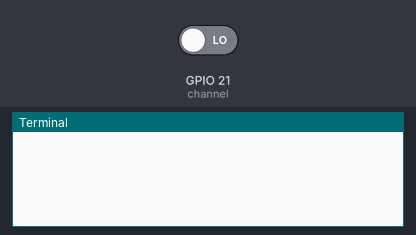
Simulated run of this program. Board: Raspberry Pi (BCM pin numbers). Shown: the last lines printed to the terminal. The inputs (shaded band) are chosen by the test bench; at power-on: GPIO 21 (channel) LOW.

Above: at 1.2 s.
1.3 s: GPIO 21 (channel) driven HIGH
At 2.5 s:
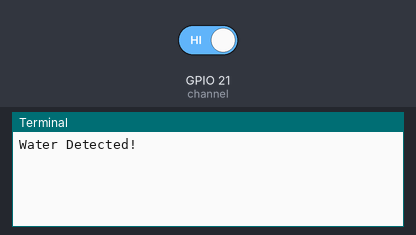
2.8 s: GPIO 21 (channel) driven LOW
At 3.8 s:
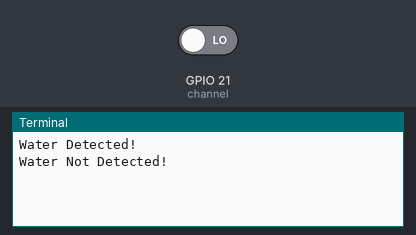

Measured:
- after the input at 1.3 s, the terminal: prints a new line at once (image 1)
- after the input at 2.8 s, the terminal: prints a new line at once (image 2)

The program:

soil.py
```python
#!/usr/bin/python
import RPi.GPIO as GPIO
import time

#GPIO SETUP
channel = 21
GPIO.setmode(GPIO.BCM)
GPIO.setup(channel, GPIO.IN)

def callback(channel):
    if GPIO.input(channel):
        print "Water Detected!"
    else:
        print "Water Not Detected!"

GPIO.add_event_detect(channel, GPIO.BOTH, bouncetime=300)  # let us know when the pin goes HIGH or LOW
GPIO.add_event_callback(channel, callback)  # assign function to GPIO PIN, Run function on change

# infinite loop
while True:
        time.sleep(1)
```
